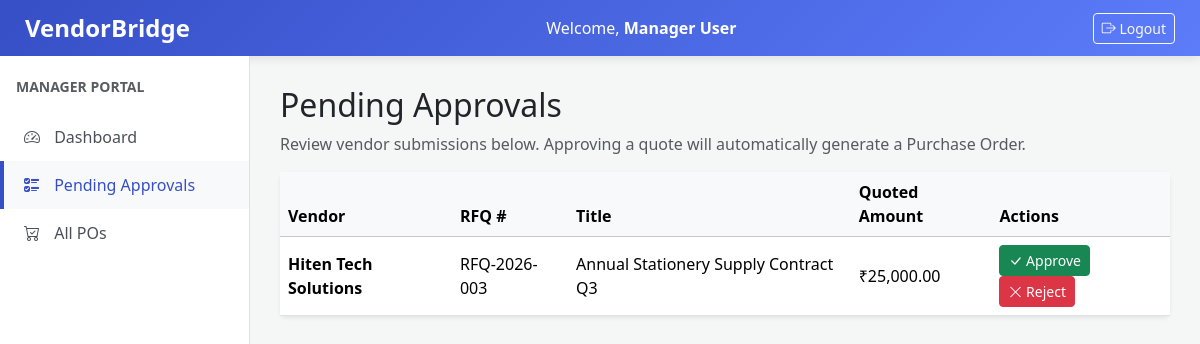
Screenshot of /manager/pending_quotes.php (signed in) with the database file from the repository.
### tables this page shows
CREATE TABLE `quotations` (
  `quotation_id` int(11) NOT NULL,
  `rfq_id` int(11) NOT NULL,
  `vendor_id` int(11) NOT NULL,
  `quotation_number` varchar(50) NOT NULL,
  `submission_date` datetime DEFAULT current_timestamp(),
  `delivery_days` int(11) NOT NULL,
  `notes` text DEFAULT NULL,
  `total_amount` decimal(15,2) NOT NULL,
  `status` enum('Submitted','Revised','Accepted','Rejected') DEFAULT 'Submitted',
  `revised_at` datetime DEFAULT NULL
);

CREATE TABLE `vendors` (
  `vendor_id` int(11) NOT NULL,
  `category_id` int(11) NOT NULL,
  `company_name` varchar(200) NOT NULL,
  `gst_number` varchar(20) DEFAULT NULL,
  `contact_person` varchar(150) NOT NULL,
  `email` varchar(150) NOT NULL,
  `phone` varchar(20) NOT NULL,
  `address` text DEFAULT NULL,
  `city` varchar(100) DEFAULT NULL,
  `state` varchar(100) DEFAULT NULL,
  `country` varchar(100) DEFAULT 'India',
  `vendor_status` enum('Pending','Active','Inactive','Blacklisted') DEFAULT 'Pending',
  `registration_date` date DEFAULT NULL,
  `created_at` timestamp NOT NULL DEFAULT current_timestamp()
);

CREATE TABLE `rfqs` (
  `rfq_id` int(11) NOT NULL,
  `rfq_number` varchar(50) NOT NULL,
  `title` varchar(255) NOT NULL,
  `description` text DEFAULT NULL,
  `created_by` int(11) NOT NULL,
  `deadline` datetime NOT NULL,
  `status` enum('Draft','Open','Closed','Approved','Rejected') DEFAULT 'Draft',
  `created_at` timestamp NOT NULL DEFAULT current_timestamp(),
  `updated_at` timestamp NOT NULL DEFAULT current_timestamp() ON UPDATE current_timestamp()
);

### manager/pending_quotes.php (the view, shortened to what this page needs)
<?php
include 'header.php';
$quotes = mysqli_query($conn, "SELECT q.*, v.company_name, r.title, r.rfq_number
                               FROM quotations q
                               JOIN vendors v ON q.vendor_id = v.vendor_id
                               JOIN rfqs r ON q.rfq_id = r.rfq_id
                               WHERE q.status = 'Submitted'
                               ORDER BY q.submission_date DESC");
?>
<h2>Pending Approvals</h2>
<p class="text-muted">Review vendor submissions below. Approving a quote will automatically generate a Purchase Order.</p>
<div class="card shadow-sm border-0">
    <div class="table-responsive">
        <table class="table table-hover align-middle mb-0">
            <thead class="table-light">
                <tr>
                    <th>Vendor</th>
                    <th>RFQ #</th>
                    <th>Title</th>
                    <th>Quoted Amount</th>
                    <th>Actions</th>
                </tr>
            </thead>
            <tbody>
                <?php if(mysqli_num_rows($quotes) > 0) {
                    while($q = mysqli_fetch_assoc($quotes)) { ?>
                    <tr>
                        <td><strong><?php echo htmlspecialchars($q['company_name']); ?></strong></td>
                        <td><?php echo htmlspecialchars($q['rfq_number']); ?></td>
                        <td><?php echo htmlspecialchars($q['title']); ?></td>
                        <td>₹<?php echo number_format($q['total_amount'], 2); ?></td>
                        <td>
                            <a href="?action=accept&q_id=<?php echo $q['quotation_id']; ?>"
                               class="btn btn-sm btn-success" onclick="return confirm('Approve this quote?')">
                               <i class="bi bi-check-lg"></i> Approve
                            </a>
                            <a href="?action=reject&q_id=<?php echo $q['quotation_id']; ?>"
                               class="btn btn-sm btn-danger" onclick="return confirm('Reject this quote?')">
                               <i class="bi bi-x-lg"></i> Reject
                            </a>
                        </td>
                    </tr>
                <?php } } else { ?>
                    <tr><td colspan="5" class="text-center text-muted">No pending quotes to review.</td></tr>
                <?php } ?>
            </tbody>
        </table>
    </div>
</div>
<?php include 'footer.php'; ?>

### manager/header.php (style rules this page uses)
body { background-color: #f4f7f6; font-family: 'Segoe UI', Tahoma, Geneva, Verdana, sans-serif; }

### rows the page displays
quotations: vendor.company_name "Hiten Tech Solutions", rfq.rfq_number "RFQ-2026-003", rfq.title "Annual Stationery Supply Contract Q3", total_amount "25,000.00"

### other values shown
$user_name "Manager User"
